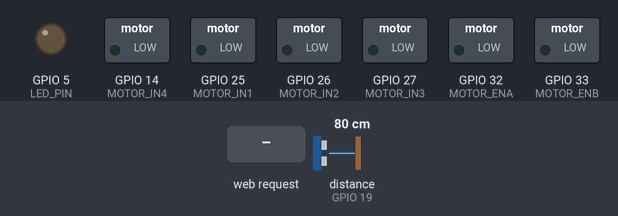
Simulated run of this sketch. Board: ESP32. On the bench: switched loads named in the sketch (green lamp = pin HIGH), output pins drawn as LEDs (lit = HIGH). Wiring (inferred from the names in the program): ultrasonic range finder: trigger GPIO 18; echo GPIO 19. Dashed ring = blinking. The inputs (shaded band) are chosen by the test bench; at power-on: distance to the obstacle (sensor on GPIO 19) 80 cm. The echo pulse lasts 58.3 µs per cm; pins used as bus, display or sensor lines are not drawn; what the sketch prints to the serial monitor is not drawn.

Above: at 1.2 s.
1.3 s: distance to the obstacle (sensor on GPIO 19) set to 28 cm
2.8 s: distance to the obstacle (sensor on GPIO 19) set to 23 cm
At 3.4 s:
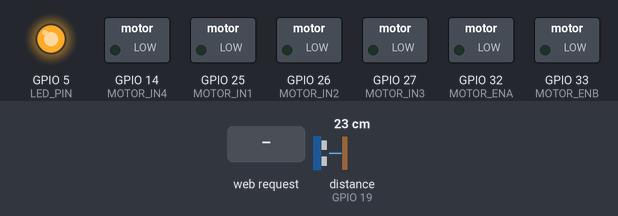
4.3 s: HTTP request GET /mode?set=AUTO received
At 4.87 s:
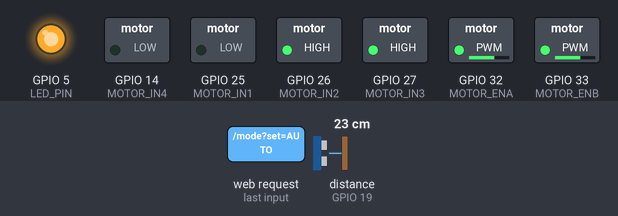
7.3 s: distance to the obstacle (sensor on GPIO 19) set to 35 cm
At 8.6 s:
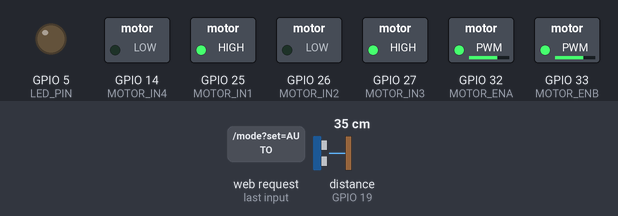
9.0 s: distance to the obstacle (sensor on GPIO 19) set to 2 cm
At 10.38 s:
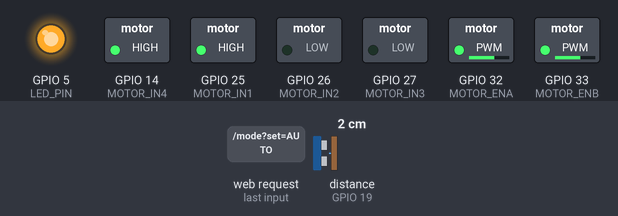
12.0 s: distance to the obstacle (sensor on GPIO 19) set to 60 cm
At 12.11 s:
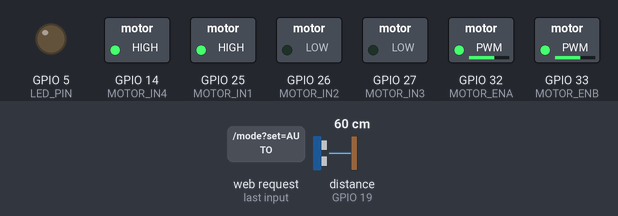
Timing chart, 0 to 14.7 s (numbered marks = the images above; inputs shaded):
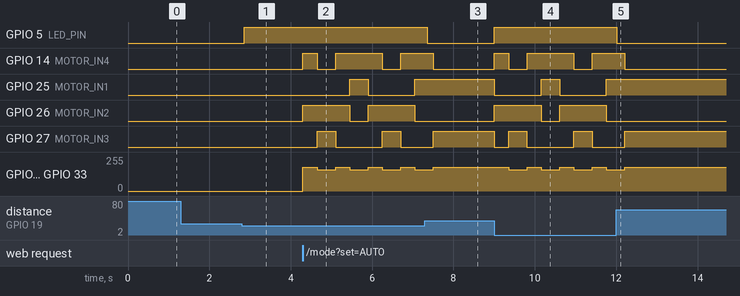

Measured:
- the behaviour switches between 25 and 24 cm on distance to the obstacle (sensor on GPIO 19) (found by bisection; images 0 and 1)
- after the input at 1.3 s, every drawn part: stays the same
- after the input at 2.8 s, GPIO 5 (LED_PIN): LOW → HIGH after 0.06 s
- after the input at 4.3 s, GPIO 14 (MOTOR_IN4): goes HIGH 0.35 s, LOW 0.45 s, HIGH 1.2 s, LOW 0.45 s, then HIGH, starting at once; GPIO 25 (MOTOR_IN1): LOW → HIGH after 1.2 s, → LOW 0.45 s later, → HIGH 1.2 s later
- after the input at 7.3 s, GPIO 5 (LED_PIN): HIGH → LOW after 0.06 s; GPIO 25 (MOTOR_IN1): stays HIGH (without the input it goes to LOW after 0.20 s); GPIO 26 (MOTOR_IN2): stays LOW (without the input it goes to HIGH after 0.20 s); GPIO 32 (MOTOR_ENA), GPIO 33 (MOTOR_ENB): goes on until 7.5 s, then stays 180/255
- after the input at 9.0 s, GPIO 5 (LED_PIN): LOW → HIGH at once; GPIO 14 (MOTOR_IN4): goes HIGH 0.35 s, LOW 0.45 s, HIGH 1.2 s, LOW 0.45 s, then HIGH, starting at once
- after the input at 12.0 s, GPIO 5 (LED_PIN): HIGH → LOW at once; GPIO 25 (MOTOR_IN1): stays HIGH (without the input it goes to LOW after 0.21 s); GPIO 26 (MOTOR_IN2): stays LOW (without the input it goes to HIGH after 0.21 s); GPIO 32 (MOTOR_ENA), GPIO 33 (MOTOR_ENB): goes on until 12.2 s, then stays 180/255

The sketch:

RageBOT.ino
```cpp
#include <Arduino.h>
#include "RageBOT_Config.h"
#include "Sensor.h"
#include "Wifi manager.h"
#include "Camera/camera.h"

enum AutoState {
  WAIT_SENSOR,
  DRIVING_FORWARD,
  REVERSING,
  TURNING
};

String controlMode = "STOP";
String currentCommand = "STOP";

AutoState autoState = WAIT_SENSOR;

float distanceCM = -1;

unsigned long lastSensorUpdate = 0;
unsigned long stateStart = 0;

bool turnLeftNext = true;

void stopMotors() {
  digitalWrite(MOTOR_IN1, LOW);
  digitalWrite(MOTOR_IN2, LOW);
  digitalWrite(MOTOR_IN3, LOW);
  digitalWrite(MOTOR_IN4, LOW);

  analogWrite(MOTOR_ENA, 0);
  analogWrite(MOTOR_ENB, 0);

  currentCommand = "STOP";
}

bool sensorBlocked() {
  return distanceCM < 0 ||
         distanceCM <= OBSTACLE_DISTANCE;
}

void driveForward() {
  if (sensorBlocked()) {
    stopMotors();
    return;
  }

  digitalWrite(MOTOR_IN1, HIGH);
  digitalWrite(MOTOR_IN2, LOW);
  digitalWrite(MOTOR_IN3, HIGH);
  digitalWrite(MOTOR_IN4, LOW);

  analogWrite(MOTOR_ENA, MOTOR_SPEED);
  analogWrite(MOTOR_ENB, MOTOR_SPEED);

  currentCommand = "FORWARD";
}

void driveBackward() {
  digitalWrite(MOTOR_IN1, LOW);
  digitalWrite(MOTOR_IN2, HIGH);
  digitalWrite(MOTOR_IN3, LOW);
  digitalWrite(MOTOR_IN4, HIGH);

  analogWrite(MOTOR_ENA, MOTOR_SPEED);
  analogWrite(MOTOR_ENB, MOTOR_SPEED);

  currentCommand = "BACKWARD";
}

void turnLeft() {
  digitalWrite(MOTOR_IN1, LOW);
  digitalWrite(MOTOR_IN2, HIGH);
  digitalWrite(MOTOR_IN3, HIGH);
  digitalWrite(MOTOR_IN4, LOW);

  analogWrite(MOTOR_ENA, TURN_SPEED);
  analogWrite(MOTOR_ENB, TURN_SPEED);

  currentCommand = "LEFT";
}

void turnRight() {
  digitalWrite(MOTOR_IN1, HIGH);
  digitalWrite(MOTOR_IN2, LOW);
  digitalWrite(MOTOR_IN3, LOW);
  digitalWrite(MOTOR_IN4, HIGH);

  analogWrite(MOTOR_ENA, TURN_SPEED);
  analogWrite(MOTOR_ENB, TURN_SPEED);

  currentCommand = "RIGHT";
}

void startAvoidance() {
  stopMotors();

  driveBackward();

  autoState = REVERSING;
  stateStart = millis();
}

void startAuto() {
  stopMotors();

  controlMode = "AUTO";
  autoState = WAIT_SENSOR;
}

void startManual() {
  stopMotors();

  controlMode = "MANUAL";
}

void emergencyStop() {
  controlMode = "STOP";
  autoState = WAIT_SENSOR;

  stopMotors();
}

void handleMode() {
  if (!server.hasArg("set")) {
    server.send(400, "text/plain", "Missing mode");
    return;
  }

  String requested = server.arg("set");
  requested.toUpperCase();

  if (requested == "AUTO") {
    startAuto();
  }
  else if (requested == "MANUAL") {
    startManual();
  }
  else if (requested == "STOP") {
    emergencyStop();
  }
  else {
    server.send(400, "text/plain", "Invalid mode");
    return;
  }

  server.send(200, "text/plain", controlMode);
}

void handleMove() {
  if (controlMode != "MANUAL") {
    server.send(409, "text/plain", "Enable MANUAL mode first");
    return;
  }

  if (!server.hasArg("dir")) {
    server.send(400, "text/plain", "Missing direction");
    return;
  }

  String dir = server.arg("dir");
  dir.toUpperCase();

  if (dir == "STOP") {
    stopMotors();
  }
  else if (dir == "FORWARD") {
    if (sensorBlocked()) {
      stopMotors();
      server.send(409, "text/plain", "Blocked: sensor or obstacle");
      return;
    }

    driveForward();
  }
  else if (dir == "BACKWARD") {
    driveBackward();
  }
  else if (dir == "LEFT") {
    turnLeft();
  }
  else if (dir == "RIGHT") {
    turnRight();
  }
  else {
    server.send(400, "text/plain", "Invalid direction");
    return;
  }

  server.send(200, "text/plain", currentCommand);
}

void handleStatus() {
  bool valid = distanceCM >= 0;
  bool obstacle = valid &&
                  distanceCM <= OBSTACLE_DISTANCE;

  String json = "{";

  json += "\"mode\":\"" + controlMode + "\",";
  json += "\"command\":\"" + currentCommand + "\",";
  json += "\"distance\":" + String(distanceCM, 1) + ",";
  json += "\"sensorValid\":";
  json += valid ? "true," : "false,";
  json += "\"obstacle\":";
  json += obstacle ? "true" : "false";

  json += "}";

  server.send(200, "application/json", json);
}

void autonomousLoop() {
  if (controlMode != "AUTO") {
    return;
  }

  // Invalid readings always stop the robot.
  if (distanceCM < 0) {
    stopMotors();
    autoState = WAIT_SENSOR;
    return;
  }

  switch (autoState) {

    case WAIT_SENSOR:

      if (distanceCM > OBSTACLE_DISTANCE) {
        driveForward();
        autoState = DRIVING_FORWARD;
      } else {
        startAvoidance();
      }

      break;

    case DRIVING_FORWARD:

      if (distanceCM <= OBSTACLE_DISTANCE) {
        startAvoidance();
      }

      break;

    case REVERSING:

      if (millis() - stateStart >= REVERSE_TIME_MS) {

        stopMotors();

        if (turnLeftNext) {
          turnLeft();
        } else {
          turnRight();
        }

        turnLeftNext = !turnLeftNext;

        autoState = TURNING;
        stateStart = millis();
      }

      break;

    case TURNING:

      if (millis() - stateStart >= TURN_TIME_MS) {

        stopMotors();

        autoState = WAIT_SENSOR;
      }

      break;
  }
}

void setup() {
  Serial.begin(115200);

  pinMode(MOTOR_IN1, OUTPUT);
  pinMode(MOTOR_IN2, OUTPUT);
  pinMode(MOTOR_IN3, OUTPUT);
  pinMode(MOTOR_IN4, OUTPUT);

  pinMode(MOTOR_ENA, OUTPUT);
  pinMode(MOTOR_ENB, OUTPUT);

  pinMode(LED_PIN, OUTPUT);

  emergencyStop();

  sensorBegin();
  cameraBegin();
  wifiBegin();

  server.on("/mode", HTTP_GET, handleMode);
  server.on("/move", HTTP_GET, handleMove);
  server.on("/status", HTTP_GET, handleStatus);

  server.begin();

  Serial.println();
  Serial.println("RAGEBOT ONLINE");
  Serial.println("Autonomous controller ready");
  Serial.println("Dashboard: http://192.168.4.1");
}

void loop() {
  server.handleClient();

  if (millis() - lastSensorUpdate >=
      SENSOR_UPDATE_INTERVAL_MS) {

    lastSensorUpdate = millis();

    distanceCM = sensorReadDistance();

    digitalWrite(
      LED_PIN,
      sensorBlocked() ? HIGH : LOW
    );
  }

  autonomousLoop();
}
```

camera.h
```cpp
#pragma once

void cameraBegin();
```

Sensor.cpp
```cpp
#include <Arduino.h>
#include "RageBOT_Config.h"
#include "Sensor.h"

void sensorBegin() {
  pinMode(TRIG_PIN, OUTPUT);
  pinMode(ECHO_PIN, INPUT);

  digitalWrite(TRIG_PIN, LOW);
}

float sensorReadDistance() {
  digitalWrite(TRIG_PIN, LOW);
  delayMicroseconds(3);

  digitalWrite(TRIG_PIN, HIGH);
  delayMicroseconds(10);

  digitalWrite(TRIG_PIN, LOW);

  unsigned long duration = pulseIn(
    ECHO_PIN,
    HIGH,
    SENSOR_TIMEOUT_US
  );

  if (duration == 0) {
    return -1.0f;
  }

  return duration * 0.0343f / 2.0f;
}

bool sensorObstacleDetected() {
  float distance = sensorReadDistance();

  return distance < 0 ||
         distance <= OBSTACLE_DISTANCE;
}
```

Sensor.h
```cpp
#pragma once

void sensorBegin();
float sensorReadDistance();
bool sensorObstacleDetected();
```

Wifi_manager.cpp
```cpp
#include <Arduino.h>
#include <WiFi.h>
#include "RageBOT_Config.h"
#include "Wifi manager.h"

WebServer server(80);

const char INDEX_HTML[] PROGMEM = R"rawliteral(
<!DOCTYPE html>
<html>
<head>
<meta name="viewport" content="width=device-width, initial-scale=1">
<title>RageBOT</title>
<link rel="stylesheet" href="/style.css">
</head>

<body>

<h1>RAGEBOT</h1>
<p>Autonomous Robotics System</p>

<section class="card">
<h2>Camera</h2>
<img id="camera" alt="Camera unavailable">
</section>

<section class="card">
<h2>Robot Status</h2>
<p>Mode: <b id="mode">STOP</b></p>
<p>Movement: <b id="command">STOP</b></p>
<p>Distance: <b id="distance">--</b></p>
<p>Obstacle: <b id="obstacle">--</b></p>
<p id="connection">Connecting...</p>
</section>

<section class="card">
<h2>Autonomous Control</h2>
<button onclick="setMode('AUTO')">START AUTO</button>
<button onclick="setMode('MANUAL')">MANUAL MODE</button>
<button class="stop" onclick="setMode('STOP')">EMERGENCY STOP</button>
</section>

<section class="card">
<h2>Manual Controls</h2>

<button onclick="move('FORWARD')">FORWARD</button>

<div class="row">
<button onclick="move('LEFT')">LEFT</button>
<button onclick="move('STOP')">STOP</button>
<button onclick="move('RIGHT')">RIGHT</button>
</div>

<button onclick="move('BACKWARD')">BACKWARD</button>
</section>

<script src="/script.js"></script>
</body>
</html>
)rawliteral";

const char STYLE_CSS[] PROGMEM = R"rawliteral(
* {
  box-sizing: border-box;
}

body {
  background: #10131a;
  color: white;
  font-family: Arial, sans-serif;
  text-align: center;
  padding: 12px;
}

h1 {
  color: #55d6ff;
}

.card {
  background: #202633;
  padding: 16px;
  border-radius: 12px;
  margin: 15px auto;
  max-width: 500px;
}

button {
  background: #168bd0;
  color: white;
  border: 0;
  border-radius: 8px;
  padding: 15px;
  margin: 5px;
  font-weight: bold;
  min-width: 85px;
}

.stop {
  background: #d43c3c;
}

.row {
  display: flex;
  justify-content: center;
}

#camera {
  width: 100%;
  max-width: 450px;
  background: black;
  border-radius: 8px;
}

#connection {
  color: #55d6ff;
}
)rawliteral";

const char SCRIPT_JS[] PROGMEM = R"rawliteral(
const cameraURL = "http://192.168.4.2:81/stream";

document.getElementById("camera").src = cameraURL;

async function setMode(mode) {
  try {
    const response = await fetch("/mode?set=" + mode);
    const result = await response.text();

    document.getElementById("mode").textContent = result;
  } catch (error) {
    document.getElementById("connection").textContent =
      "Request failed";
  }
}

async function move(direction) {
  try {
    const response = await fetch("/move?dir=" + direction);
    const result = await response.text();

    document.getElementById("command").textContent = result;

    if (!response.ok) {
      document.getElementById("connection").textContent = result;
    }
  } catch (error) {
    document.getElementById("connection").textContent =
      "Movement request failed";
  }
}

async function updateStatus() {
  try {
    const response = await fetch("/status");
    const data = await response.json();

    document.getElementById("mode").textContent = data.mode;
    document.getElementById("command").textContent = data.command;

    document.getElementById("distance").textContent =
      data.sensorValid ? data.distance + " cm" : "No reading";

    document.getElementById("obstacle").textContent =
      !data.sensorValid ? "UNKNOWN" :
      data.obstacle ? "DETECTED" : "CLEAR";

    document.getElementById("connection").textContent =
      "RageBOT connected";

  } catch (error) {
    document.getElementById("connection").textContent =
      "Connection lost";
  }
}

setInterval(updateStatus, 500);
updateStatus();
)rawliteral";

void wifiBegin() {
  WiFi.mode(WIFI_AP);
  WiFi.softAP(WIFI_SSID, WIFI_PASSWORD);

  server.on("/", HTTP_GET, []() {
    server.send_P(200, "text/html", INDEX_HTML);
  });

  server.on("/style.css", HTTP_GET, []() {
    server.send_P(200, "text/css", STYLE_CSS);
  });

  server.on("/script.js", HTTP_GET, []() {
    server.send_P(200, "application/javascript", SCRIPT_JS);
  });

  Serial.println("RageBOT Wi-Fi started");
  Serial.println(WiFi.softAPIP());
}
```

Wifi_manager.h
```cpp
#pragma once

#include <WebServer.h>

extern WebServer server;

void wifiBegin();
```

RageBOT_Config.h
```cpp
#pragma once

// PLACEHOLDER GPIOs — replace with actual circuit connections.
#define MOTOR_IN1 25
#define MOTOR_IN2 26
#define MOTOR_IN3 27
#define MOTOR_IN4 14
#define MOTOR_ENA 32
#define MOTOR_ENB 33

#define TRIG_PIN 18
#define ECHO_PIN 19
#define LED_PIN 5

#define OBSTACLE_DISTANCE 25.0f

#define MOTOR_SPEED 180
#define TURN_SPEED 160

#define SENSOR_TIMEOUT_US 30000UL
#define SENSOR_UPDATE_INTERVAL_MS 150UL

#define REVERSE_TIME_MS 350UL
#define TURN_TIME_MS 450UL

#define WIFI_SSID "RageBOT"
#define WIFI_PASSWORD "RageBOT123"

#define CAMERA_STREAM_URL "http://192.168.4.2:81/stream"
```
